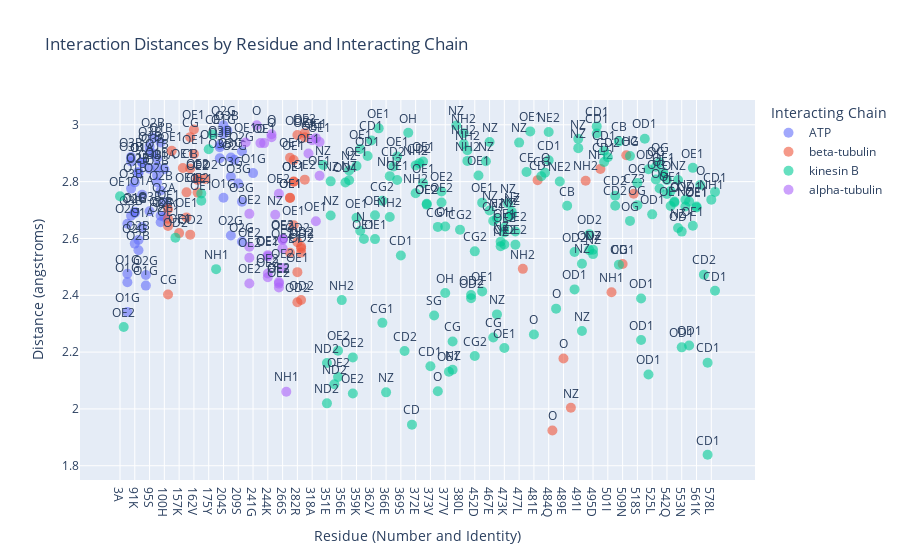

The cell this chart's notebook holds for it:
### Markdown cell above
ALL together

### Code cell
import pandas as pd
import plotly.express as px

# Define the path to the uploaded CSV file
csv_file_path = '/Users/jazzeruncal/git/Jazzer_surf/3d_predictions/chimeras/motor2x_ATP2x_Mg2x_abTub/interactions_all_files.csv'

# Read the CSV file into a DataFrame
df = pd.read_csv(csv_file_path)

# Filter to get the shortest distances for each interaction
df = df.loc[df[df['chain'] == 'A'].groupby(['file', 'resi', 'interacting_chain'])['distance (angstroms)'].idxmin()]

# Exclude interactions with Mg and chain letters A, G, H
df = df[(df['interacting_resn'] != 'MG') & (~df['interacting_chain'].isin(['A', 'G', 'H']))].reset_index(drop=True)

# Map interacting_resn to single-letter codes for better readability
aa_dict = {
    'ALA': 'A', 'ARG': 'R', 'ASN': 'N', 'ASP': 'D', 'CYS': 'C', 'GLN': 'Q', 'GLU': 'E', 'GLY': 'G',
    'HIS': 'H', 'ILE': 'I', 'LEU': 'L', 'LYS': 'K', 'MET': 'M', 'PHE': 'F', 'PRO': 'P', 'SER': 'S',
    'THR': 'T', 'TRP': 'W', 'TYR': 'Y', 'VAL': 'V'
}
df['residue_one_letter'] = df['resn'].map(aa_dict)
df['residue'] = df['resi'].astype(str) + df['residue_one_letter']

# Replace chain letters with descriptive names
chain_map = {
    'B': 'kinesin B',
    'C': 'alpha-tubulin',
    'D': 'beta-tubulin',
    'E': 'ATP',
    'F': 'ATP'
}
df['interacting_chain'] = df['interacting_chain'].map(chain_map)

# Group by file and interacting chain, keeping residues in order
grouped = df.groupby(['file', 'interacting_chain'])

# Create a list to store the output rows
output_rows = []

# Iterate over each group and extract information
for (file, chain), group in grouped:
    for _, row in group.iterrows():
        output_rows.append({
            'file': file,
            'interacting_chain': chain,
            'interacting_atom': row['interacting_atom'],
            'residue_number': row['resi'],
            'amino_acid': row['residue_one_letter'],
            'distance (angstroms)': row['distance (angstroms)'],
        })

# Convert the list to a DataFrame
interaction_df = pd.DataFrame(output_rows)

# Save the resulting DataFrame to a CSV file
interaction_df.to_csv("interaction_summary_all_files.csv", index=False)

# Load the summarized interaction data
csv_file_path = "interaction_summary_all_files.csv"
interaction_df = pd.read_csv(csv_file_path)

# Create a new column for the x-axis labels by concatenating residue number and amino acid
interaction_df['residue_label'] = interaction_df['residue_number'].astype(str) + interaction_df['amino_acid']

# Sort the dataframe by file and residue number to maintain order
interaction_df = interaction_df.sort_values(by=['file', 'residue_number'])

# Convert residue_label to a categorical type with the correct order
interaction_df['residue_label'] = pd.Categorical(interaction_df['residue_label'], 
                                                 categories=sorted(interaction_df['residue_label'].unique(), key=lambda x: int(''.join(filter(str.isdigit, x)))), 
                                                 ordered=True)

# Scatter plot for interaction distances with custom x-axis labels
fig_scatter = px.scatter(interaction_df, x='residue_label', y='distance (angstroms)', color='interacting_chain', text='interacting_atom',
                         title='Interaction Distances by Residue and Interacting Chain',
                         labels={'residue_label': 'Residue (Number and Identity)', 'distance (angstroms)': 'Distance (angstroms)', 'interacting_chain': 'Interacting Chain'},
                         hover_data=['file'])

fig_scatter.update_traces(textposition='top center', marker=dict(size=10, opacity=0.6))
fig_scatter.update_layout(xaxis={'categoryorder':'array', 'categoryarray': interaction_df['residue_label'].cat.categories})

# Show the plot
fig_scatter.show()

### Figure 1 — Plotly figure (JSON) as saved in the notebook; plotly's stock layout.template omitted (floating-point values rounded to 4 significant figures; data arrays with more than 128 entries replaced by an {"elided": "..."} marker saying what was removed)
{"data": [{"customdata": [["A"], ["A"], ["A"], ["A"], ["A"], ["A"], ["C"], ["C"], ["C"], ["C"], ["C"], ["C"], ["C"], ["C"], ["D"], ["D"], ["D"], ["D"], ["D"], ["D"], ["E"], ["E"], ["E"], ["E"], ["E"], ["F"], ["F"], ["F"], ["F"], ["F"], ["F"], ["F"], ["F"], ["F"], ["G"], ["G"], ["G"], ["G"], ["H"], ["H"], ["H"], ["H"], ["H"], ["H"], ["H"], ["H"], ["H"], ["motB"], ["motB"], ["motB"], ["motB"], ["motB"], ["motB"], ["motB"], ["motB"]], "hovertemplate": "Interacting Chain=ATP<br>Residue (Number and Identity)=%{x}<br>Distance (angstroms)=%{y}<br>interacting_atom=%{text}<br>file=%{customdata[0]}<extra></extra>", "legendgroup": "ATP", "marker": {"color": "#636efa", "opacity": 0.6, "size": 10, "symbol": "circle"}, "mode": "markers+text", "name": "ATP", "orientation": "v", "showlegend": true, "text": ["O1G", "O3B", "O2B", "O2G", "O1B", "O3B", "O2G", "O3B", "O1B", "O2B", "O2A", "O2G", "O3G", "O1G", "O1G", "O3B", "O2G", "O2B", "O1A", "O2G", "O1B", "O3B", "O3B", "O2B", "O2A", "O1G", "O3B", "O1B", "O2B", "O1A", "O3B", "O1G", "O2G", "O3G", "O3B", "O1B", "O2B", "O1A", "O1G", "O3B", "O2G", "O2B", "O1A", "O3B", "O1G", "O3G", "O2G", "O2G", "O3B", "O1B", "O2B", "O1A", "O3B", "O2G", "O3G"], "textposition": "top center", "type": "scatter", "x": ["94T", "95S", "97G", "98K", "99T", "205N", "94T", "95S", "98K", "99T", "100H", "208S", "209S", "241G", "87T", "88G", "91K", "92T", "93F", "237G", "95S", "97G", "98K", "99T", "100H", "87T", "88G", "91K", "92T", "93F", "201N", "204S", "205S", "237G", "95S", "98K", "99T", "100H", "87T", "88G", "91K", "92T", "93F", "201N", "204S", "205S", "237G", "87T", "88G", "91K", "92T", "93F", "201N", "204S", "205S"], "xaxis": "x", "y": [2.434, 2.696, 2.955, 2.798, 2.938, 2.981, 2.471, 2.924, 2.882, 2.657, 2.727, 2.877, 2.794, 2.83, 2.476, 2.775, 2.582, 2.83, 2.754, 2.588, 2.906, 2.898, 2.823, 2.769, 2.676, 2.446, 2.871, 2.797, 2.595, 2.867, 2.929, 2.743, 2.611, 2.729, 2.845, 2.852, 2.68, 2.844, 2.341, 2.68, 2.689, 2.834, 2.869, 2.882, 2.968, 2.885, 2.907, 2.652, 2.887, 2.694, 2.558, 2.64, 2.921, 2.998, 2.817], "yaxis": "y"}, {"customdata": [["A"], ["A"], ["A"], ["A"], ["C"], ["C"], ["C"], ["D"], ["D"], ["D"], ["D"], ["D"], ["E"], ["E"], ["E"], ["E"], ["E"], ["E"], ["E"], ["E"], ["E"], ["E"], ["F"], ["F"], ["F"], ["F"], ["G"], ["G"], ["G"], ["G"], ["G"], ["G"], ["G"], ["G"], ["G"], ["G"], ["H"], ["H"], ["H"], ["H"], ["H"], ["H"], ["H"], ["motB"], ["motB"], ["motB"], ["motB"], ["motB"]], "hovertemplate": "Interacting Chain=beta-tubulin<br>Residue (Number and Identity)=%{x}<br>Distance (angstroms)=%{y}<br>interacting_atom=%{text}<br>file=%{customdata[0]}<extra></extra>", "legendgroup": "beta-tubulin", "marker": {"color": "#EF553B", "opacity": 0.6, "size": 10, "symbol": "circle"}, "mode": "markers+text", "name": "beta-tubulin", "orientation": "v", "showlegend": true, "text": ["OE1", "OE2", "OE1", "OD2", "OE2", "OE1", "OD2", "OE1", "CB", "OE1", "OE1", "OE2", "OE1", "OE1", "OE2", "OE1", "OD2", "NH2", "CD", "O", "O", "NZ", "OE1", "OE1", "OE1", "OD2", "OE1", "OE1", "OD2", "OE1", "OD2", "NH2", "NH1", "CD1", "CH2", "CZ3", "OE1", "OE1", "OD2", "OE1", "OD2", "OE2", "NH2", "CG", "CG", "OE1", "OD2", "OE1"], "textposition": "top center", "type": "scatter", "x": ["159N", "163H", "282H", "286R", "163H", "282H", "286R", "144R", "159R", "278H", "282R", "288R", "159N", "162V", "163H", "282H", "286R", "479E", "482E", "486Q", "489E", "490Q", "144R", "158V", "278H", "282R", "148K", "162V", "173K", "282H", "286R", "498I", "502N", "509N", "513S", "516Q", "144R", "157K", "159R", "278H", "282R", "288R", "493E", "144R", "159R", "278H", "282R", "288R"], "xaxis": "x", "y": [2.674, 2.761, 2.876, 2.571, 2.811, 2.8, 2.565, 2.644, 2.846, 2.742, 2.481, 2.971, 2.762, 2.984, 2.806, 2.647, 2.55, 2.493, 2.805, 1.924, 2.177, 2.004, 2.669, 2.848, 2.743, 2.964, 2.908, 2.897, 2.809, 2.8, 2.383, 2.845, 2.411, 2.51, 2.893, 2.758, 2.703, 2.619, 2.613, 2.884, 2.376, 2.807, 2.803, 2.403, 2.957, 2.55, 2.587, 2.956], "yaxis": "y"}, {"customdata": {"elided": "165x1 str values"}, "hovertemplate": "Interacting Chain=kinesin B<br>Residue (Number and Identity)=%{x}<br>Distance (angstroms)=%{y}<br>interacting_atom=%{text}<br>file=%{customdata[0]}<extra></extra>", "legendgroup": "kinesin B", "marker": {"color": "#00cc96", "opacity": 0.6, "size": 10, "symbol": "circle"}, "mode": "markers+text", "name": "kinesin B", "orientation": "v", "showlegend": true, "text": {"elided": "165 str values"}, "textposition": "top center", "type": "scatter", "x": {"elided": "165 str values"}, "xaxis": "x", "y": {"elided": "165 float values"}, "yaxis": "y"}, {"customdata": [["A"], ["A"], ["A"], ["A"], ["C"], ["C"], ["C"], ["C"], ["C"], ["D"], ["D"], ["D"], ["D"], ["E"], ["E"], ["F"], ["F"], ["G"], ["G"], ["G"], ["G"], ["H"], ["H"], ["H"], ["H"], ["motB"], ["motB"], ["motB"], ["motB"], ["motB"]], "hovertemplate": "Interacting Chain=alpha-tubulin<br>Residue (Number and Identity)=%{x}<br>Distance (angstroms)=%{y}<br>interacting_atom=%{text}<br>file=%{customdata[0]}<extra></extra>", "legendgroup": "alpha-tubulin", "marker": {"color": "#ab63fa", "opacity": 0.6, "size": 10, "symbol": "circle"}, "mode": "markers+text", "name": "alpha-tubulin", "orientation": "v", "showlegend": true, "text": ["OE1", "OE2", "NZ", "OE2", "OE1", "O", "OE2", "OE1", "OE1", "OE2", "O", "OE2", "OE1", "OE2", "OE2", "OE2", "OE2", "OE2", "O", "OE2", "OE1", "OE2", "OE2", "NH1", "OE1", "OE1", "OE2", "O", "OE2", "OE1"], "textposition": "top center", "type": "scatter", "x": ["242S", "244K", "250A", "266S", "244K", "245I", "266S", "318A", "325R", "240K", "241I", "262S", "321R", "244K", "266S", "240K", "262S", "244K", "245I", "266S", "325R", "240K", "262S", "266N", "321R", "238S", "240K", "241V", "262S", "317K"], "xaxis": "x", "y": [2.936, 2.477, 2.683, 2.595, 2.537, 2.956, 2.598, 2.946, 2.94, 2.442, 2.998, 2.428, 2.661, 2.464, 2.496, 2.532, 2.447, 2.541, 2.967, 2.565, 2.821, 2.687, 2.757, 2.061, 2.953, 2.938, 2.571, 2.936, 2.441, 2.899], "yaxis": "y"}], "layout": {"legend": {"title": {"text": "Interacting Chain"}, "tracegroupgap": 0}, "title": {"text": "Interaction Distances by Residue and Interacting Chain"}, "xaxis": {"anchor": "y", "categoryarray": {"elided": "162 str values"}, "categoryorder": "array", "domain": [0, 1], "title": {"text": "Residue (Number and Identity)"}}, "yaxis": {"anchor": "x", "domain": [0, 1], "title": {"text": "Distance (angstroms)"}}}}
